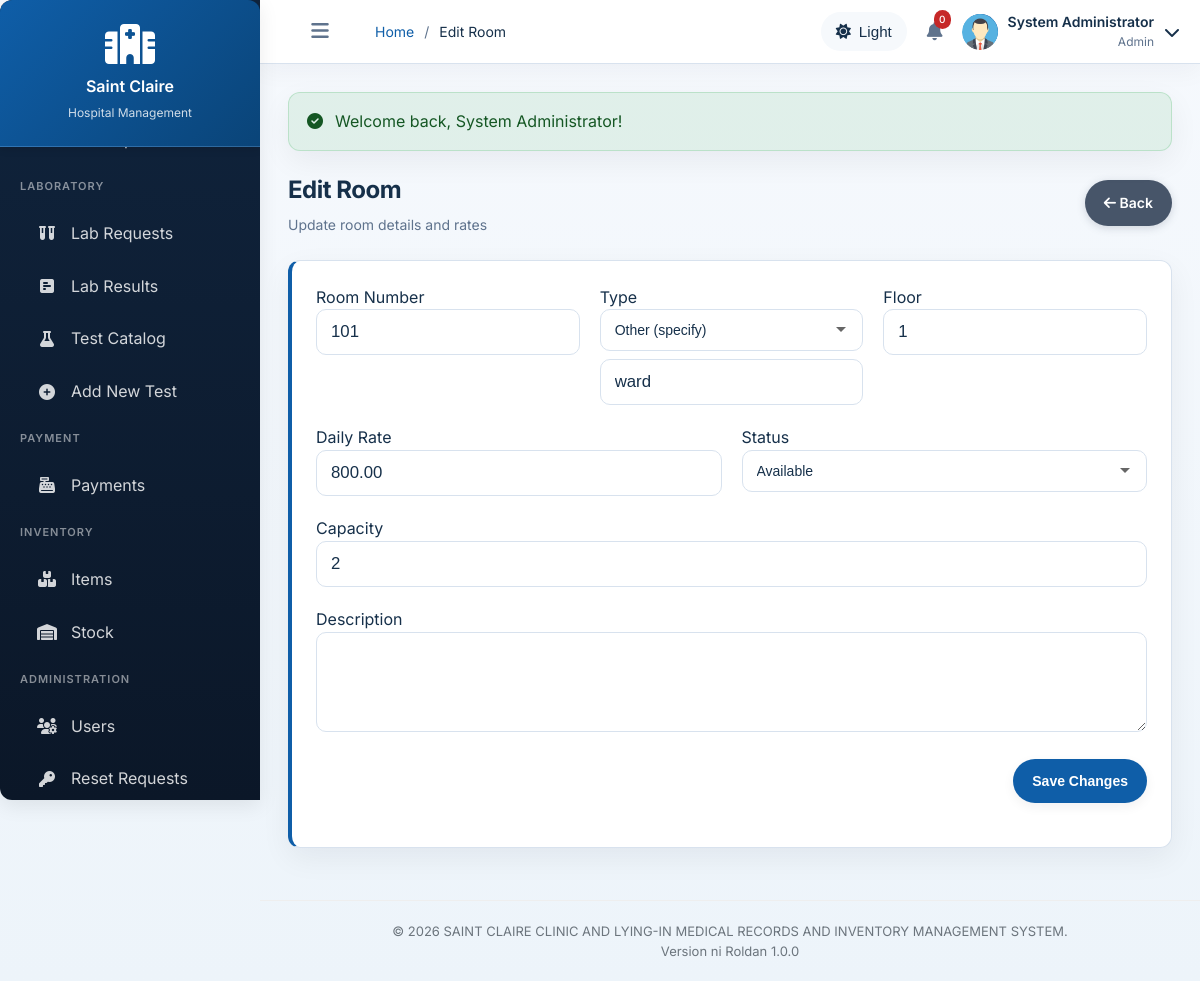
The page /modules/admin/rooms-edit.php?id=1 (signed in) on the database its author committed.
### tables this page shows
CREATE TABLE rooms (
    id INT AUTO_INCREMENT PRIMARY KEY,
    room_number VARCHAR(20) UNIQUE NOT NULL,
    room_type ENUM('ward', 'private', 'semi-private', 'icu', 'delivery', 'operating') NOT NULL,
    floor INT,
    capacity INT DEFAULT 2,
    daily_rate DECIMAL(10,2),
    facilities TEXT,
    status ENUM('available', 'occupied', 'maintenance', 'reserved') DEFAULT 'available',
    created_at TIMESTAMP DEFAULT CURRENT_TIMESTAMP
);

### modules/admin/rooms-edit.php (the view, shortened to what this page needs)
<?php
$conn = getDBConnection();
$roomId = isset($_GET['id']) ? (int)$_GET['id'] : 0;
$res = $conn->query("SELECT * FROM rooms WHERE id = $roomId");
$room = $res->fetch_assoc();
include __DIR__ . '/../../includes/header.php';
?>
<div class="page-header">
    <div>
        <h1 class="page-title">Edit Room</h1>
        <p class="page-subtitle">Update room details and rates</p>
    </div>
    <div>
        <a href="rooms.php" class="btn btn-secondary"><i class="fas fa-arrow-left"></i> Back</a>
    </div>
</div>
<div class="card">
    <div class="card-body">
        <form method="post" action="rooms-edit.php?id=<?php echo $roomId; ?>">
            <div class="form-row">
                <div class="form-group col-md-4">
                    <label>Room Number</label>
                    <input type="text" name="room_number" class="form-control" value="<?php echo htmlspecialchars($room['room_number'] ?? ''); ?>" required>
                </div>
                <div class="form-group col-md-4">
                    <label>Type</label>
                    <select id="room_type_select" class="form-control">
                        <option value="Other">Other (specify)</option>
                    </select>
                    <input type="text" id="room_type_other" class="form-control" placeholder="Specify type" style="margin-top:8px; display:none;">
                </div>
                <div class="form-group col-md-4">
                    <label>Floor</label>
                    <input type="text" name="floor" class="form-control" value="<?php echo htmlspecialchars($room['floor'] ?? ''); ?>">
                </div>
            </div>
            <div class="form-row">
                <div class="form-group col-md-4">
                    <label>Daily Rate</label>
                        <input type="number" step="0.01" name="daily_rate" class="form-control" value="<?php echo htmlspecialchars($room['daily_rate'] ?? '0.00'); ?>">
                </div>
                <div class="form-group col-md-4">
                    <label>Status</label>
                    <select name="status" class="form-control">
                        <option value="available" <?php echo ($room['status'] ?? '')=='available' ? 'selected' : ''; ?>>Available</option>
                    </select>
                </div>
            </div>
            <div class="form-row">
                <div class="form-group col-md-4">
                    <label>Capacity</label>
                    <input type="number" min="1" name="capacity" class="form-control" value="<?php echo htmlspecialchars($room['capacity'] ?? 2); ?>">
                </div>
            </div>
            <div class="form-group">
                <label>Description</label>
                <textarea name="description" class="form-control"><?php echo htmlspecialchars($room['description'] ?? ''); ?></textarea>
            </div>
            <div class="form-group text-right">
                <button type="submit" class="btn btn-primary">Save Changes</button>
            </div>
        </form>
    </div>
</div>
<?php include __DIR__ . '/../../includes/footer.php'; ?>

### assets/css/style.css (style rules this page uses)
:root { --primary-color: #0f5ea8; --primary-dark: #0a4478; --primary-light: #eaf4ff; --accent-color: #15897b; --accent-soft: #e8f7f4; --secondary-color: #5f738d; --success-color: #1d7a45; --info-color: #0f766e; --warning-color: #b76a00; --danger-color: #c62828; --light-color: #f5f8fc; --dark-color: #12233b; --surface-color: #ffffff; --surface-muted: #f6f9fc; --border-color: #d8e2ee; --text-color: #16304a; --text-muted: #5f738d; --sidebar-width: 260px; --sidebar-collapsed: 76px; --header-height: 70px; --border-radius: 12px; --box-shadow: 0 10px 30px rgba(15, 23, 42, 0.06); --box-shadow-lg: 0 20px 45px rgba(15, 23, 42, 0.12); --elevated-shadow: 0 25px 80px rgba(0, 0, 0, 0.4); --bg-blur: 6px; --bg-dim: 0.32; --transition: 180ms ease; }
* { margin: 0; padding: 0; box-sizing: border-box; }
body { font-family: 'Inter', 'Segoe UI', Tahoma, Geneva, Verdana, sans-serif; background: linear-gradient(180deg, rgba(246, 249, 253, 1) 0%, rgba(237, 244, 250, 1) 100%); color: var(--text-color); line-height: 1.55; font-size: 15px; transition: background 180ms ease, color 180ms ease; }
.page-enter .content, .page-enter .stats-card, .page-enter .chart-card, .page-enter .card { opacity: 0; transform: translateY(24px) scale(0.985); }
.page-enter-ready .stats-card, .page-enter-ready .chart-card, .page-enter-ready .card { opacity: 1; transform: translateY(0) scale(1); transition: opacity 900ms cubic-bezier(0.16, 1, 0.3, 1) 430ms, transform 900ms cubic-bezier(0.16, 1, 0.3, 1) 430ms; }
.page-enter-ready .card:nth-child(3n) { transition-delay: 520ms; }
a { color: inherit; }
.form-group { margin-bottom: 20px; }
.form-control { width: 100%; padding: 12px 14px; border: 1px solid var(--border-color); border-radius: 10px; font-size: 14px; background-color: #fff; color: var(--text-color); transition: border-color var(--transition), box-shadow var(--transition); }
.btn { --btn-bg: #e5eaf2; --btn-color: var(--dark-color); --btn-hover: #dfe6f0; display: inline-block; padding: 11px 18px; font-size: 14px; font-weight: 600; text-align: center; text-decoration: none; border: 1px solid transparent; border-radius: 999px; cursor: pointer; transition: background-color var(--transition), transform var(--transition), box-shadow var(--transition), border-color var(--transition); background-color: var(--btn-bg); color: var(--btn-color); box-shadow: 0 4px 12px rgba(15, 23, 42, 0.06); }
.btn-primary { --btn-bg: var(--primary-color); --btn-hover: var(--primary-dark); --btn-color: #fff; }
.btn-secondary { --btn-bg: #475569; --btn-hover: #334155; --btn-color: #fff; box-shadow: 0 2px 8px rgba(71, 85, 105, 0.22); }
:root { --sidebar-header-height: 120px; --sidebar-header-height-collapsed: 80px; }
.page-header { display: flex; justify-content: space-between; align-items: center; margin-bottom: 24px; }
.page-title { font-size: 28px; font-weight: 700; color: var(--text-color); letter-spacing: -0.02em; }
.page-subtitle { color: var(--text-muted); font-size: 14px; margin-top: 6px; }
.card { background: var(--surface-color); border: 1px solid var(--border-color); border-left: 4px solid var(--primary-color); border-radius: var(--border-radius); box-shadow: var(--box-shadow); margin-bottom: 24px; }
.card-body { padding: 24px; }
.form-row { display: grid; grid-template-columns: repeat(auto-fit, minmax(250px, 1fr)); gap: 20px; }
select.form-control { appearance: none; background-repeat: no-repeat; background-position: right 15px center; }
textarea.form-control { min-height: 100px; resize: vertical; }
.text-right { text-align: right; }
:root { --fs-xxs: clamp(0.75rem, 1vw, 0.85rem); --fs-xs: clamp(0.875rem, 1.2vw, 0.95rem); --fs-sm: clamp(1rem, 1.6vw, 1.05rem); --fs-base: clamp(1.05rem, 1.8vw, 1.125rem); --fs-lg: clamp(1.125rem, 2.2vw, 1.25rem); --fs-xl: clamp(1.25rem, 3vw, 1.5rem); }
html { font-size: 100%; }
body { font-size: var(--fs-base); -webkit-font-smoothing: antialiased; }
.btn, .menu-item, .toggle-sidebar { min-height: 44px; min-width: 80px; }
@media (min-width: 768px) { body { font-size: 1rem; } }
@media (min-width: 1024px) { :root { --sidebar-width: 260px; --header-height: 64px; } }
@media (min-width: 1024px) { .page-title { font-size: var(--fs-xl); } }
input[type="text"], input[type="email"], input[type="date"], input[type="number"], select, textarea { font-size: var(--fs-sm); }

### rows shown on the page
rooms: room_number "101", floor "1", daily_rate "800.00", status "Available", capacity "2"

### other values the page prints
$pageTitle "Edit Room"
$notificationCount "0"
$_SESSION['user_name'] "System Administrator"
getActiveRole() "Admin"
$flash['message'] "Welcome back, System Administrator!"
APP_VERSION "1.0.0"
